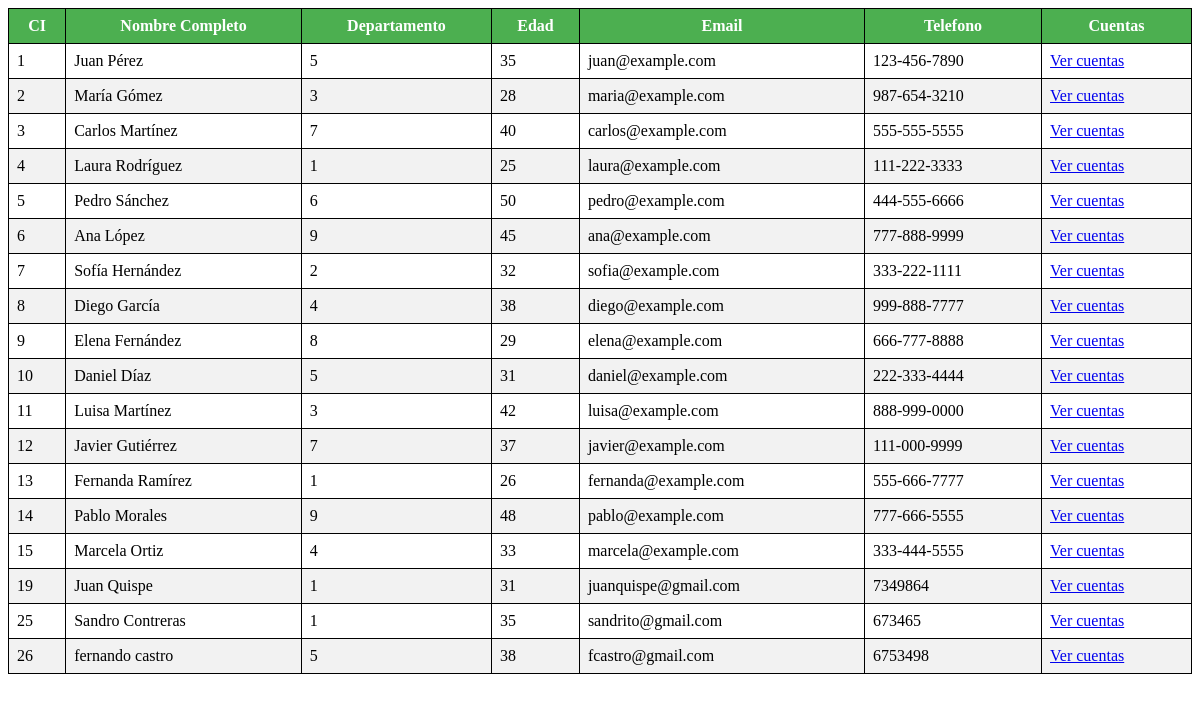
The page /preg6/admin.php on the database its author committed.
### tables this page shows
CREATE TABLE `persona` (
  `id_persona` int NOT NULL,
  `nombre` varchar(50) DEFAULT NULL,
  `apellido` varchar(50) DEFAULT NULL,
  `edad` int DEFAULT NULL,
  `cod_dep` int DEFAULT NULL,
  `email` varchar(100) DEFAULT NULL,
  `telefono` varchar(15) DEFAULT NULL
);

### preg6/admin.php (the view)
<?php
$con = mysqli_connect("localhost", "user324", "user324");
mysqli_select_db($con, "bdgustavo");
$sql = "select * from persona";
$resultado = mysqli_query($con, $sql);
?>
<link rel="stylesheet" type="text/css" href="styles.css">
<table border="1px">
<tr>
	<th>CI</th>
	<th>Nombre Completo</th>
	<th>Departamento</th>
	<th>Edad</th>
	<th>Email</th>
	<th>Telefono</th>
	<th>Cuentas</th>
</tr>
<?php
while ($fila=mysqli_fetch_array($resultado)){
	echo "<tr>";
	echo "<td>".$fila['id_persona']."</td>";
	echo "<td>".$fila['nombre']." ".$fila['apellido']."</td>";
	echo "<td>".$fila['cod_dep']."</td>";
	echo "<td>".$fila['edad']."</td>";
	echo "<td>".$fila['email']."</td>";
	echo "<td>".$fila['telefono']."</td>";
	echo "<td>";
	echo "<a href='cuenta.php?id=".$fila['id_persona']."'>Ver cuentas</a><br>";
	echo "</td>";
	echo "</tr>";
}
?>
</table>

### preg6/styles.css (style rules this page uses)
table { width: 100%; border-collapse: collapse; }
table, th, td { border: 1px solid black; padding: 8px; }
tr:nth-child(odd) { background-color: #f2f2f2; }
th { background-color: #4CAF50; color: white; }

### rows shown on the page
persona: id_persona "1", nombre "Juan", apellido "Pérez", cod_dep "5", edad "35", email "juan@example.com", telefono "123-456-7890"
persona: id_persona "2", nombre "María", apellido "Gómez", cod_dep "3", edad "28", email "maria@example.com", telefono "987-654-3210"
persona: id_persona "3", nombre "Carlos", apellido "Martínez", cod_dep "7", edad "40", email "carlos@example.com", telefono "555-555-5555"
persona: id_persona "4", nombre "Laura", apellido "Rodríguez", cod_dep "1", edad "25", email "laura@example.com", telefono "111-222-3333"
persona: id_persona "5", nombre "Pedro", apellido "Sánchez", cod_dep "6", edad "50", email "pedro@example.com", telefono "444-555-6666"
persona: id_persona "6", nombre "Ana", apellido "López", cod_dep "9", edad "45", email "ana@example.com", telefono "777-888-9999"
persona: id_persona "7", nombre "Sofía", apellido "Hernández", cod_dep "2", edad "32", email "sofia@example.com", telefono "333-222-1111"
persona: id_persona "8", nombre "Diego", apellido "García", cod_dep "4", edad "38", email "diego@example.com", telefono "999-888-7777"
persona: id_persona "9", nombre "Elena", apellido "Fernández", cod_dep "8", edad "29", email "elena@example.com", telefono "666-777-8888"
persona: id_persona "10", nombre "Daniel", apellido "Díaz", cod_dep "5", edad "31", email "daniel@example.com", telefono "222-333-4444"
persona: id_persona "11", nombre "Luisa", apellido "Martínez", cod_dep "3", edad "42", email "luisa@example.com", telefono "888-999-0000"
persona: id_persona "12", nombre "Javier", apellido "Gutiérrez", cod_dep "7", edad "37", email "javier@example.com", telefono "111-000-9999"
persona: id_persona "13", nombre "Fernanda", apellido "Ramírez", cod_dep "1", edad "26", email "fernanda@example.com", telefono "555-666-7777"
persona: id_persona "14", nombre "Pablo", apellido "Morales", cod_dep "9", edad "48", email "pablo@example.com", telefono "777-666-5555"
persona: id_persona "15", nombre "Marcela", apellido "Ortiz", cod_dep "4", edad "33", email "marcela@example.com", telefono "333-444-5555"
persona: id_persona "19", nombre "Juan", apellido "Quispe", cod_dep "1", edad "31", email "juanquispe@gmail.com", telefono "7349864"
persona: id_persona "25", nombre "Sandro", apellido "Contreras", cod_dep "1", edad "35", email "sandrito@gmail.com", telefono "673465"
persona: id_persona "26", nombre "fernando", apellido "castro", cod_dep "5", edad "38", email "fcastro@gmail.com", telefono "6753498"
